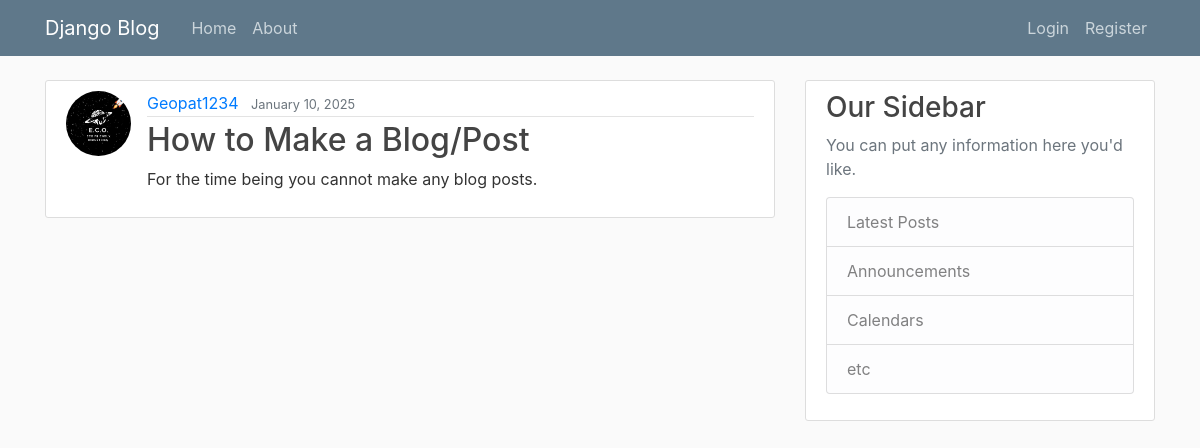
/post/5/, run on the app's committed database.
### blog/models.py (models this page shows, shortened)
class Post(models.Model):
    title = models.CharField(max_length=100)
    content = models.TextField()
    date_posted = models.DateTimeField(default=timezone.now)
    author = models.ForeignKey(User, on_delete=models.CASCADE)

### users/models.py (models this page shows, shortened)
class Profile(models.Model):
    user = models.OneToOneField(User, on_delete=models.CASCADE)
    image = models.ImageField(default='default.jpg', upload_to='profile_pics')

### blog/views.py (the view)
# urls.py: path('post/<int:pk>/', PostDetailView.as_view(), name='post-detail'),
class PostDetailView(DetailView):
    model = Post

### blog/templates/blog/post_detail.html (shortened to what this page needs)
{% extends "blog/base.html" %}
{% block content %}
    <article class="media content-section">
        <img class="rounded-circle article-img" src="{{ object.author.profile.image.url }}">
        <div class="media-body">
        <div class="article-metadata">
            <a class="mr-2" href="#">{{ object.author }}</a>
            <small class="text-muted">{{ object.date_posted|date:"F d, Y" }}</small>
        </div>
        <h2 class="article-title">{{ object.title }}</h2>
        <p class="article-content">{{ object.content }}</p>
        </div>
    </article>
{% endblock content %}

### blog/static/blog/main.css (style rules this page uses)
body { background: #fafafa; color: #333333; margin-top: 5rem; }
h1, h2, h3, h4, h5, h6 { color: #444444; }
.content-section { background: #ffffff; padding: 10px 20px; border: 1px solid #dddddd; border-radius: 3px; margin-bottom: 20px; }
.article-title { color: #444444; }
.article-content { white-space: pre-line; }
.article-img { height: 65px; width: 65px; margin-right: 16px; }
.article-metadata { padding-bottom: 1px; margin-bottom: 4px; border-bottom: 1px solid #e3e3e3 }

### data on the page
Post: author.profile.image (picture), author "Geopat1234", date_posted "January 10, 2025", title "How to Make a Blog/Post", content "For the time being you cannot make any blog posts."
